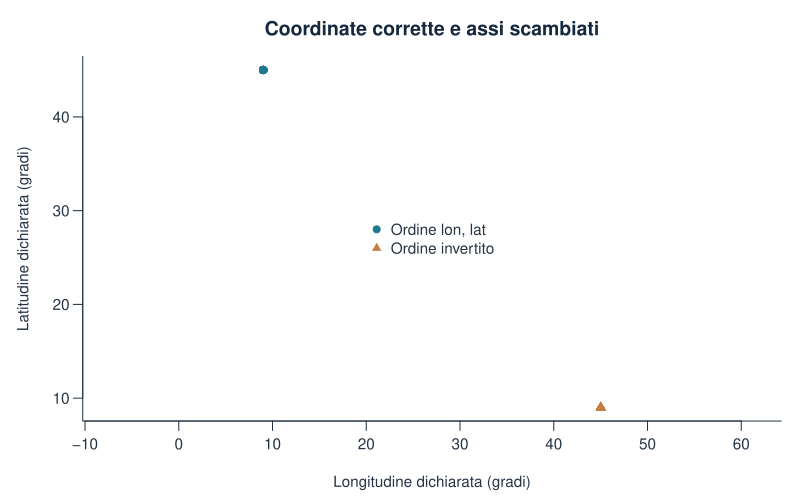

Write the R code that produced this figure.
stile_grafico()
plot(c(d$lon,invertite$lon),c(d$lat,invertite$lat),type="n",asp=1,
  xlab="Longitudine dichiarata (gradi)",ylab="Latitudine dichiarata (gradi)",
  main="Coordinate corrette e assi scambiati")
points(d$lon,d$lat,pch=19,col=palette_geo[1])
points(invertite$lon,invertite$lat,pch=17,col=palette_geo[2])
legend("center",c("Ordine lon, lat","Ordine invertito"),pch=c(19,17),col=palette_geo[1:2],bty="n")
write.csv(data.frame(id=d$id,globale=globale,locale=locale),
  percorso_risultati("controllo_inversione.csv"),row.names=FALSE)
